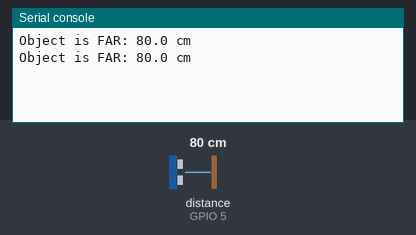
A program run on a simulated ESP32 board running MicroPython. On the bench: the last lines printed to the serial console. The test bench sets the inputs (shaded band); at power-on: distance to the obstacle (sensor on GPIO 5) 80 cm. The echo pulse lasts 58.3 µs per cm.

Above: at 1.2 s.
1.3 s: distance to the obstacle (sensor on GPIO 5) set to 2 cm
At 2.8 s:
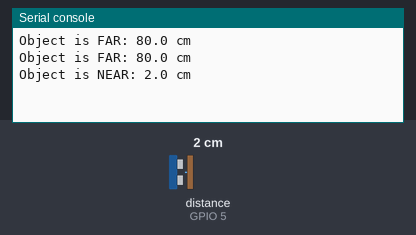
3.5 s: distance to the obstacle (sensor on GPIO 5) set to 120 cm
At 4.8 s:
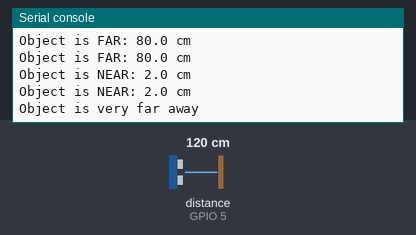

Measured:
- after the input at 1.3 s, the serial console: prints a new line after 0.71 s (image 1)
- after the input at 3.5 s, the serial console: prints a new line after 0.52 s (image 2)

The program:

New_project.py
```python
from machine import Pin, time_pulse_us
import time

trig = Pin(4, Pin.OUT)  # D4
echo = Pin(5, Pin.IN)   # D5

def distance_cm():
    trig.off()
    time.sleep_us(5)
    trig.on()
    time.sleep_us(10)
    trig.off()

    duration = time_pulse_us(echo, 1, 30000)

    if duration < 0:
        return None

    return duration * 0.0343 / 2

while True:
    distance = distance_cm()

    if distance is None:
        print("Sensor not detected")
    elif distance < 20:
        print("Object is NEAR: {:.1f} cm".format(distance))
    elif distance < 100:
        print("Object is FAR: {:.1f} cm".format(distance))
    else:
        print("Object is very far away")

    time.sleep(1)
```
